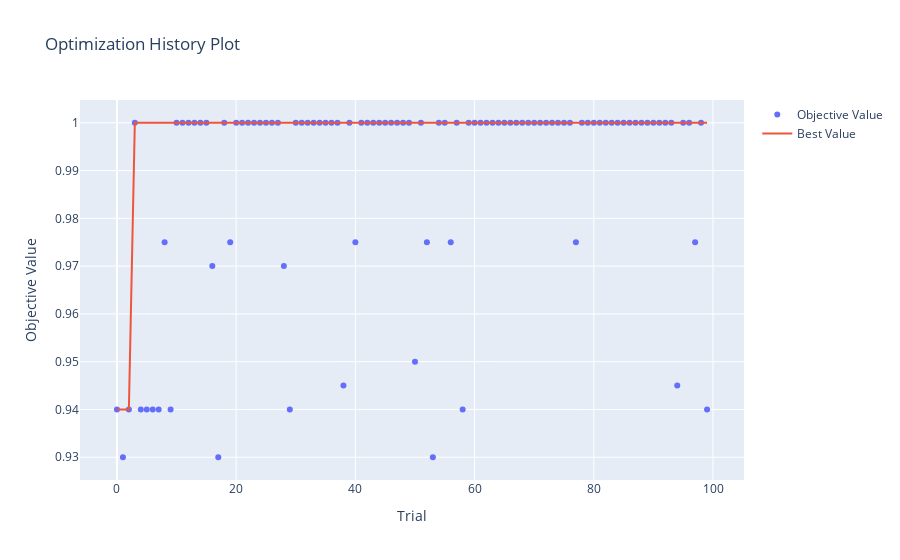

Notebook cell for this chart:
### Markdown cell above
Mejores parametros

### Code cell
print(studyKNN.best_params)
optuna.visualization.plot_optimization_history(studyKNN)

### Figure 1 — Plotly figure (JSON) as saved in the notebook; plotly's stock layout.template omitted (floating-point values rounded to 4 significant figures)
{"data": [{"mode": "markers", "name": "Objective Value", "type": "scatter", "x": [0, 1, 2, 3, 4, 5, 6, 7, 8, 9, 10, 11, 12, 13, 14, 15, 16, 17, 18, 19, 20, 21, 22, 23, 24, 25, 26, 27, 28, 29, 30, 31, 32, 33, 34, 35, 36, 37, 38, 39, 40, 41, 42, 43, 44, 45, 46, 47, 48, 49, 50, 51, 52, 53, 54, 55, 56, 57, 58, 59, 60, 61, 62, 63, 64, 65, 66, 67, 68, 69, 70, 71, 72, 73, 74, 75, 76, 77, 78, 79, 80, 81, 82, 83, 84, 85, 86, 87, 88, 89, 90, 91, 92, 93, 94, 95, 96, 97, 98, 99], "y": [0.94, 0.93, 0.94, 1, 0.94, 0.94, 0.94, 0.94, 0.975, 0.94, 1, 1, 1, 1, 1, 1, 0.97, 0.93, 1, 0.975, 1, 1, 1, 1, 1, 1, 1, 1, 0.97, 0.94, 1, 1, 1, 1, 1, 1, 1, 1, 0.945, 1, 0.975, 1, 1, 1, 1, 1, 1, 1, 1, 1, 0.95, 1, 0.975, 0.93, 1, 1, 0.975, 1, 0.94, 1, 1, 1, 1, 1, 1, 1, 1, 1, 1, 1, 1, 1, 1, 1, 1, 1, 1, 0.975, 1, 1, 1, 1, 1, 1, 1, 1, 1, 1, 1, 1, 1, 1, 1, 1, 0.945, 1, 1, 0.975, 1, 0.94]}, {"mode": "lines", "name": "Best Value", "type": "scatter", "x": [0, 1, 2, 3, 4, 5, 6, 7, 8, 9, 10, 11, 12, 13, 14, 15, 16, 17, 18, 19, 20, 21, 22, 23, 24, 25, 26, 27, 28, 29, 30, 31, 32, 33, 34, 35, 36, 37, 38, 39, 40, 41, 42, 43, 44, 45, 46, 47, 48, 49, 50, 51, 52, 53, 54, 55, 56, 57, 58, 59, 60, 61, 62, 63, 64, 65, 66, 67, 68, 69, 70, 71, 72, 73, 74, 75, 76, 77, 78, 79, 80, 81, 82, 83, 84, 85, 86, 87, 88, 89, 90, 91, 92, 93, 94, 95, 96, 97, 98, 99], "y": [0.94, 0.94, 0.94, 1, 1, 1, 1, 1, 1, 1, 1, 1, 1, 1, 1, 1, 1, 1, 1, 1, 1, 1, 1, 1, 1, 1, 1, 1, 1, 1, 1, 1, 1, 1, 1, 1, 1, 1, 1, 1, 1, 1, 1, 1, 1, 1, 1, 1, 1, 1, 1, 1, 1, 1, 1, 1, 1, 1, 1, 1, 1, 1, 1, 1, 1, 1, 1, 1, 1, 1, 1, 1, 1, 1, 1, 1, 1, 1, 1, 1, 1, 1, 1, 1, 1, 1, 1, 1, 1, 1, 1, 1, 1, 1, 1, 1, 1, 1, 1, 1]}, {"marker": {"color": "#cccccc"}, "mode": "markers", "name": "Infeasible Trial", "showlegend": false, "type": "scatter", "x": [], "y": []}], "layout": {"title": {"text": "Optimization History Plot"}, "xaxis": {"title": {"text": "Trial"}}, "yaxis": {"title": {"text": "Objective Value"}}}}
